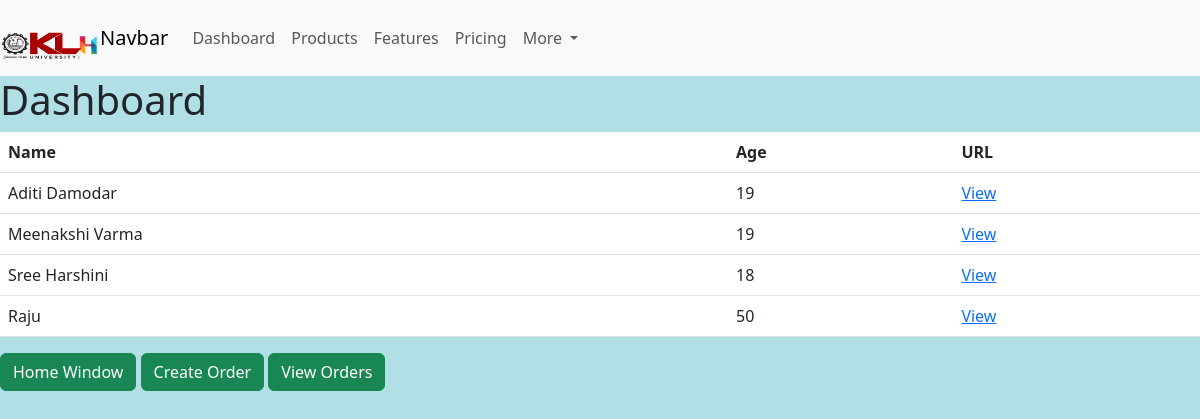
The page /dashboard/ (signed in) on the database its author committed.
### calc/models.py (models this page shows, shortened)
class Customer(models.Model):
    name=models.CharField(max_length=300, null=True)
    age=models.CharField(max_length=300, null=True)

### calc/views.py (the view)
# urls.py: path('dashboard/',views.dashboard, name='dashboard'),
@login_required(login_url='login')
@cache_control(no_cache=True, must_revalidate=True, no_store=True)
def dashboard(request):
    customers=Customer.objects.all()
    return render(request,'dashboard.html',{'customers':customers})

### templates/dashboard.html (shortened to what this page needs)
<!DOCTYPE html>
<html lang="en">
<head>
</head>
<body>
    {% extends 'base.html' %}
    {% block content %}
    <h1>Dashboard</h1>
    <table class="table">
        <tr>
            <th>Name</th>
            <th>Age</th>
            <th>URL</th>
        </tr>
        {% if customers %}
            {% for customer in customers %}
                <tr>
                    <td>{{ customer.name }}</td>
                    <td>{{ customer.age }}</td>
                    <td><a href="{% url 'customer' customer.id %}">View</a></td>
                </tr>
            {% endfor %}
        {% else %}
            <tr>
                <td colspan="3">No customers available.</td>
            </tr>
        {% endif %}
    </table>
    <a href="{% url 'home' %}"><button type="button" class="btn btn-success">Home Window</button></a>
    <a href="{% url 'create_order' %}"><button type="button" class="btn btn-success">Create Order</button></a>
    <a href="{% url 'orderpage' %}"><button type="button" class="btn btn-success">View Orders</button></a>
    {% endblock %}

### rows shown on the page
Customer: name "Aditi Damodar", age "19"
Customer: name "Meenakshi Varma", age "19"
Customer: name "Sree Harshini", age "18"
Customer: name "Raju", age "50"
